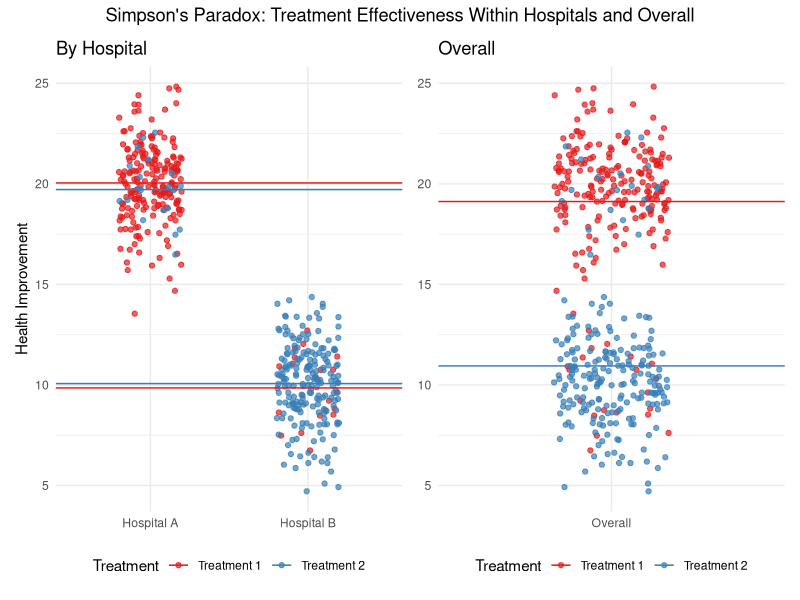
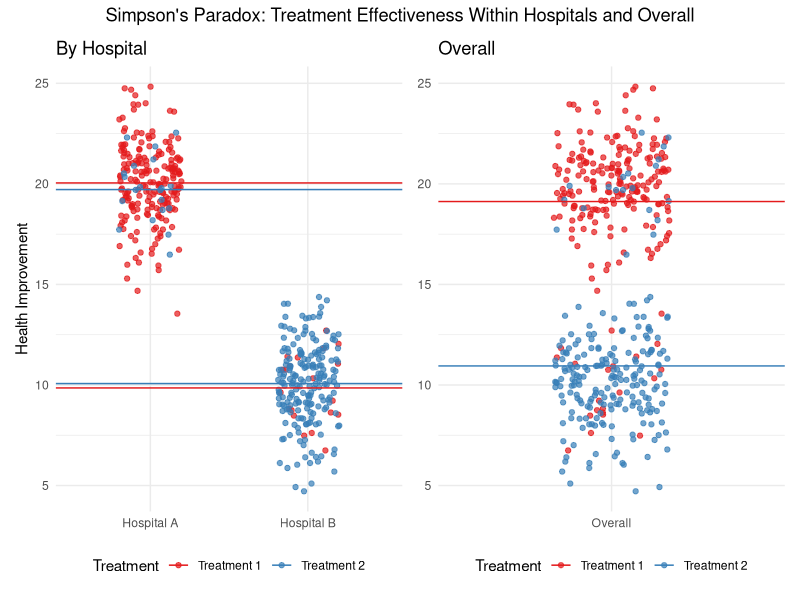

The R source for these figures, in order:
# Load required libraries
library(ggplot2)
library(patchwork)
library(dplyr)

# Set random seed for reproducibility
set.seed(4904)

# Define data dimensions
n_a <- 200
n_b <- 20

# Create the dataset
data <- data.frame(
  Hospital = rep(c("Hospital A", "Hospital B"), each = n_a + n_b),
  Treatment = c(
    rep("Treatment 1", n_a), rep("Treatment 2", n_b),  # Hospital A
    rep("Treatment 1", n_b), rep("Treatment 2", n_a)   # Hospital B
  ),
  Improvement = c(
    rnorm(n_a, mean = 20, sd = 2), rnorm(n_b, mean = 20, sd = 2),  # Hospital A
    rnorm(n_b, mean = 10, sd = 2), rnorm(n_a, mean = 10, sd = 2)   # Hospital B
  ),
  Aggregated = "Overall"
)

# Calculate mean improvement for each treatment and hospital
mean_improvement <- data %>%
  group_by(Hospital, Treatment) %>%
  summarize(Mean_Improvement = mean(Improvement), .groups = "drop")

# Calculate overall mean improvement for each treatment
overall_mean <- data %>%
  group_by(Treatment) %>%
  summarize(Mean_Improvement = mean(Improvement), .groups = "drop")

# Create the disaggregated plot
plot1 <- ggplot(data, aes(x = Hospital, y = Improvement, color = Treatment)) +
  geom_point(position = position_jitter(width = 0.2), alpha = 0.7) +
  geom_hline(data = mean_improvement, aes(yintercept = Mean_Improvement, color = Treatment), linetype = "solid") +
  labs(
    title = "By Hospital",
    x = NULL,
    y = "Health Improvement",
    color = "Treatment"
  ) +
  theme_minimal() +
  scale_color_brewer(palette = "Set1")

# Create the aggregated plot
plot2 <- ggplot(data, aes(x = Aggregated, y = Improvement, color = Treatment)) +
  geom_point(position = position_jitter(width = 0.2), alpha = 0.7) +
  geom_hline(data = overall_mean, aes(yintercept = Mean_Improvement, color = Treatment), linetype = "solid") +
  labs(
    title = "Overall",
    x = NULL,
    y = NULL
  ) +
  theme_minimal() +
  scale_color_brewer(palette = "Set1") +
  theme(legend.position = "none")

# Combine the plots with a common legend and title
final_plot <- (plot1 + plot2) +
  plot_annotation(
    title = "Simpson's Paradox: Treatment Effectiveness Within Hospitals and Overall",
    theme = theme(plot.title = element_text(hjust = 0.5))
  ) &
  theme(legend.position = "bottom")

# Display the combined plot
print(final_plot)


# Save the plot as a PNG file
ggsave(
  filename = "simpsons_paradox_plot.png",  # File name
  plot = final_plot,                      # The plot object
  width = 10,                             # Width in inches
  height = 6,                             # Height in inches
  dpi = 300                               # Resolution in dots per inch
)
